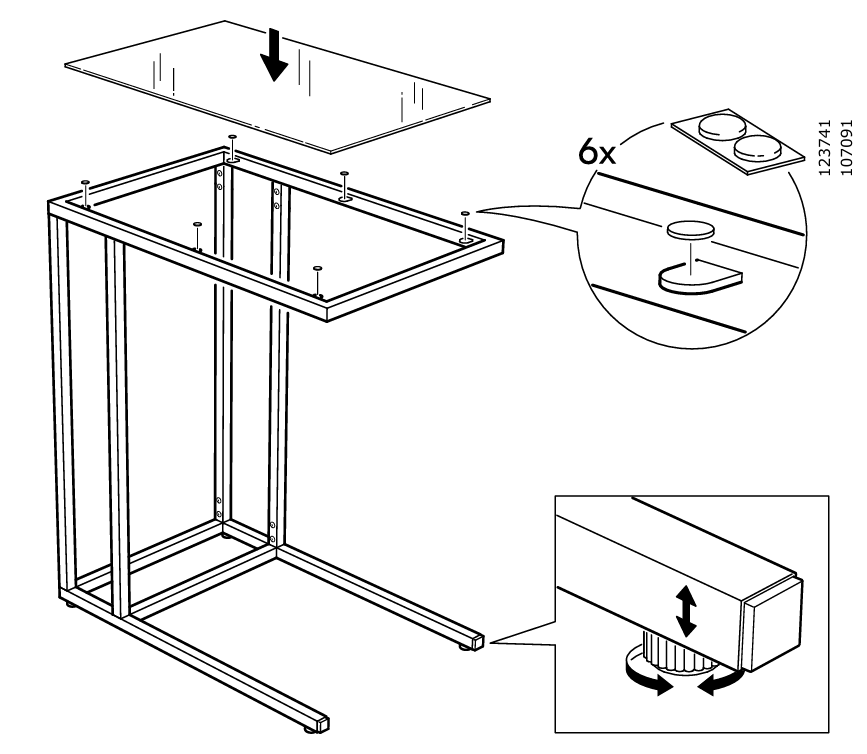
#> input picture module1_video_generation/image/steps_crop/vittsjo_2/step04.png, 867 x 754 px, found by its file name
$ python pick_2d_points.py
#> lines starting #> are read from the running program, lines starting #| are printed output that depends on the picture; after the words box and inside, x2 and y2 are one past the last pixel; in counts of white or black regions, pixels touching at a corner belong together
"""
pick_2d_points.py  ─ 一般 Python 執行
在說明書圖上點選特徵點，儲存 2D 座標。

操作：
  左鍵    點選特徵點（標記編號）
  右鍵    刪除最後一個點
  Enter   儲存並結束
  ESC     放棄並結束

需要：pip install opencv-python
"""

import cv2
import json
import os
import platform

if platform.system() == "Darwin":
    BASE_DIR = os.path.expanduser("~/Documents/Project/project")
else:
    BASE_DIR = r"C:\Project"

STEP        = "step04"   # ← 改這裡換步驟 (step01 / step02 / step03 / step04)
IMG_PATH    = os.path.join(BASE_DIR, "image", "steps_crop", "vittsjo_2", f"{STEP}.png")
OUT_PATH    = os.path.join(BASE_DIR, "output", "pnp", f"points_2d_{STEP}.json")

os.makedirs(os.path.dirname(OUT_PATH), exist_ok=True)

# ── 狀態 ──────────────────────────────────────────────────────────────────────
img_orig = cv2.imread(IMG_PATH)
#> img_orig is the input picture: shape (754, 867, 3); min 0, max 255, mean 240.5
if img_orig is None:
    raise FileNotFoundError(f"找不到圖片：{IMG_PATH}")

points = []   # [(x, y), ...]

def redraw():
    canvas = img_orig.copy()
    for i, (x, y) in enumerate(points):
        cv2.circle(canvas, (x, y), 6, (0, 0, 255), -1)
        cv2.putText(canvas, str(i), (x + 8, y - 8),
                    cv2.FONT_HERSHEY_SIMPLEX, 0.6, (0, 0, 255), 2)
    h, w = canvas.shape[:2]
#> h = 754; w = 867
    hint = f"Points: {len(points)}  |  L-click=add  R-click=undo  Enter=save  ESC=quit"
    cv2.putText(canvas, hint, (10, h - 10),
                cv2.FONT_HERSHEY_SIMPLEX, 0.5, (50, 50, 200), 1)
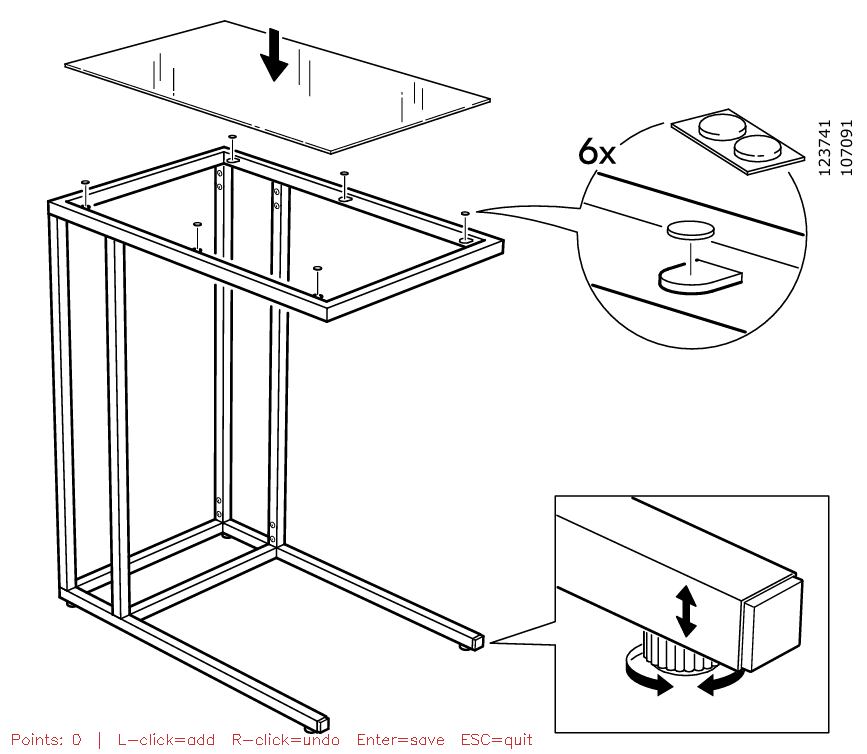
#> canvas: shape (754, 867, 3); 0.14% of pixels changed, all inside (x1, y1, x2, y2) = (12, 732, 532, 749)
    cv2.imshow("Pick 2D Points", canvas)

def on_mouse(event, x, y, flags, param):
    if event == cv2.EVENT_LBUTTONDOWN:
        points.append((x, y))
        redraw()
    elif event == cv2.EVENT_RBUTTONDOWN:
        if points:
            points.pop()
            redraw()

cv2.namedWindow("Pick 2D Points")
cv2.setMouseCallback("Pick 2D Points", on_mouse)
redraw()

while True:
    key = cv2.waitKey(0)
#> (key Esc is pressed here)
    if key == 13:   # Enter
        with open(OUT_PATH, "w") as f:
            json.dump({"step": STEP, "image": IMG_PATH, "points_2d": points}, f, indent=2)
        print(f"儲存 {len(points)} 個點 → {OUT_PATH}")
        break
    elif key == 27:  # ESC
        print("放棄，未儲存。")
        break

cv2.destroyAllWindows()

$ run again, with module1_video_generation/image/steps_crop/vittsjo_2/step01.png copied over module1_video_generation/image/steps_crop/vittsjo_2/step04.png
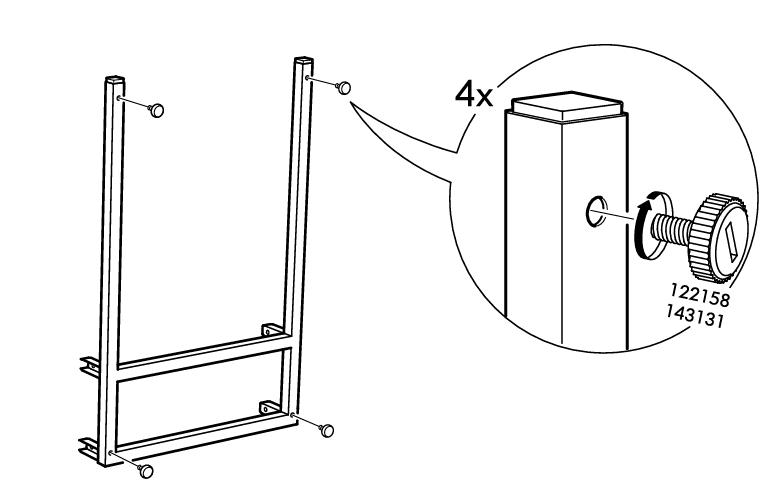
#> input picture module1_video_generation/image/steps_crop/vittsjo_2/step01.png, 773 x 499 px, found by its file name
#> img_orig is the input picture: shape (499, 773, 3); mean B, G, R 243.7, 243.7, 243.7
#> in redraw, `cv2.putText(canvas, hint, (10, h - 10), cv2.FONT_HERSHEY_SIMPLEX, 0.5,..`:
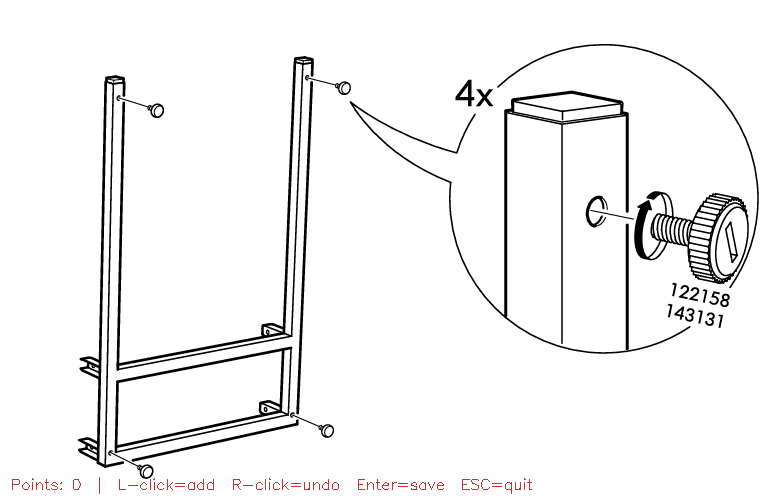
#> canvas: shape (499, 773, 3); 0.25% of pixels changed, all inside (x1, y1, x2, y2) = (12, 477, 532, 494)

$ run again, with module1_video_generation/image/steps_crop/vittsjo_2/step02.png copied over module1_video_generation/image/steps_crop/vittsjo_2/step04.png
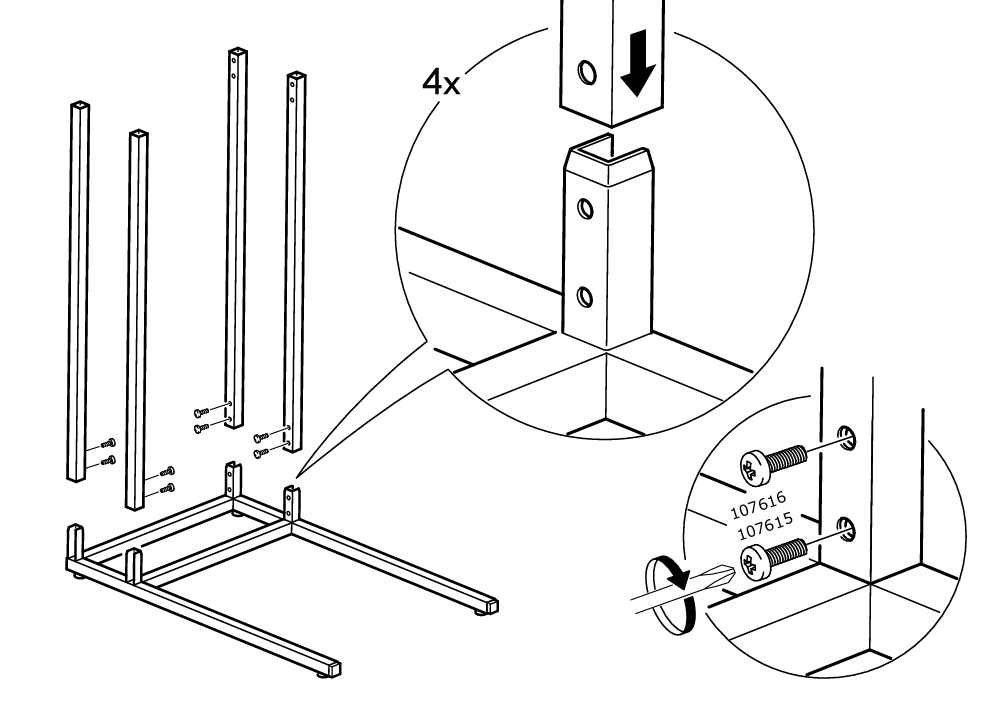
#> input picture module1_video_generation/image/steps_crop/vittsjo_2/step02.png, 998 x 720 px, found by its file name
#> img_orig is the input picture: shape (720, 998, 3); min 0, max 255, mean 241.6
#> in redraw, `cv2.putText(canvas, hint, (10, h - 10), cv2.FONT_HERSHEY_SIMPLEX, 0.5,..`:
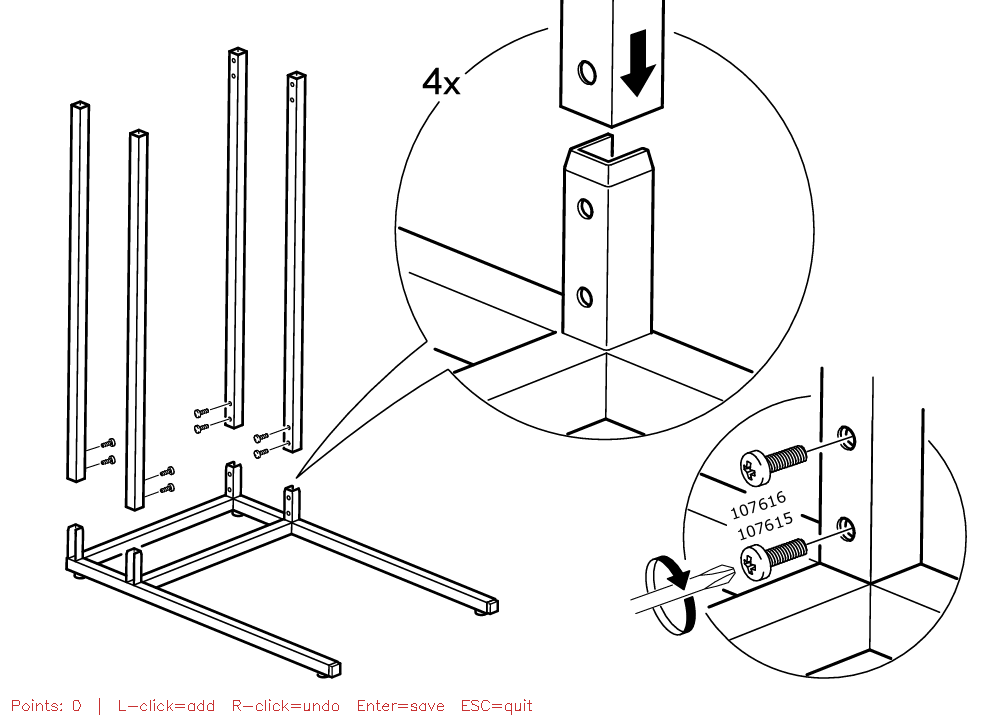
#> canvas: shape (720, 998, 3); 0.13% of pixels changed, all inside (x1, y1, x2, y2) = (12, 698, 532, 715)

$ run again, with module1_video_generation/image/steps_crop/vittsjo_2/step03.png copied over module1_video_generation/image/steps_crop/vittsjo_2/step04.png
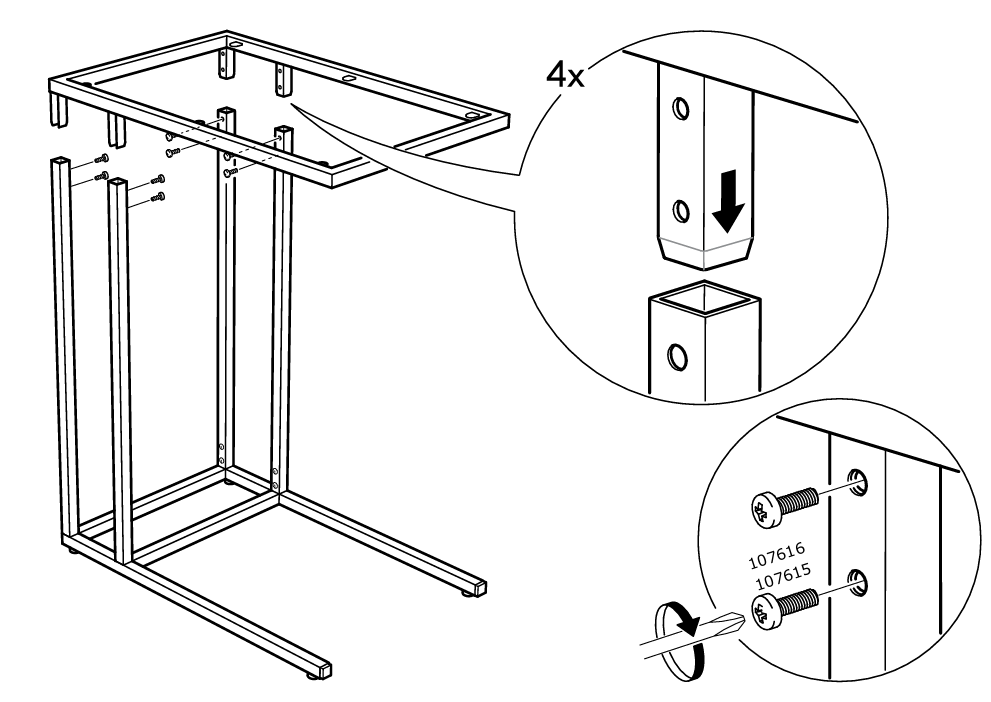
#> input picture module1_video_generation/image/steps_crop/vittsjo_2/step03.png, 991 x 702 px, found by its file name
#> img_orig is the input picture: shape (702, 991, 3); mean B, G, R 240.1, 240.1, 240.1
#> in redraw, `cv2.putText(canvas, hint, (10, h - 10), cv2.FONT_HERSHEY_SIMPLEX, 0.5,..`:
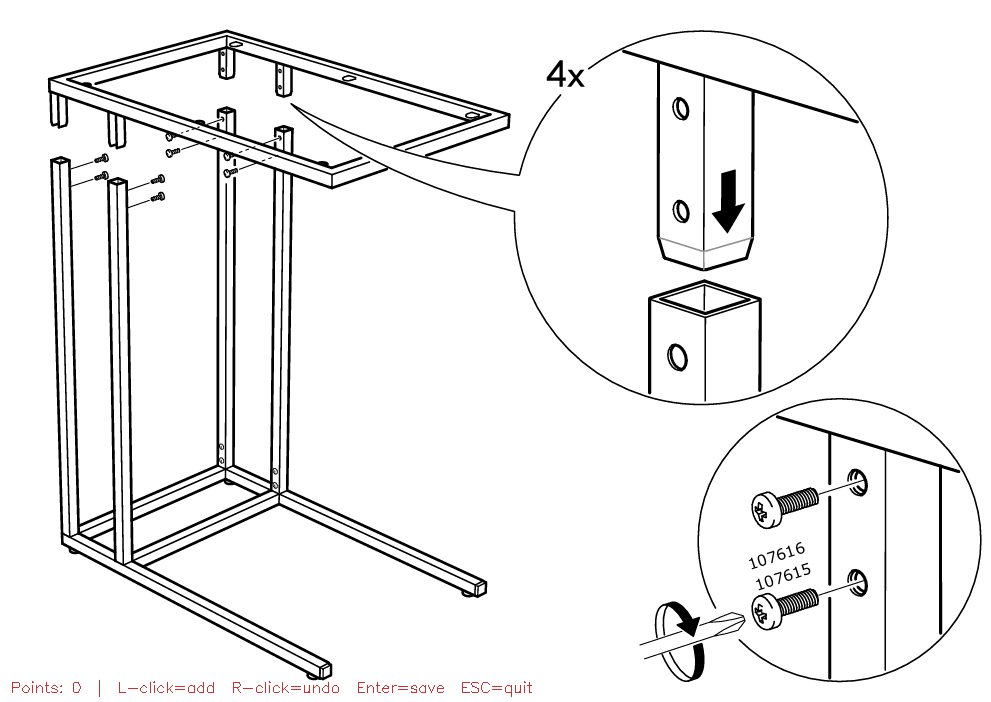
#> canvas: shape (702, 991, 3); 0.14% of pixels changed, all inside (x1, y1, x2, y2) = (12, 680, 532, 697)
